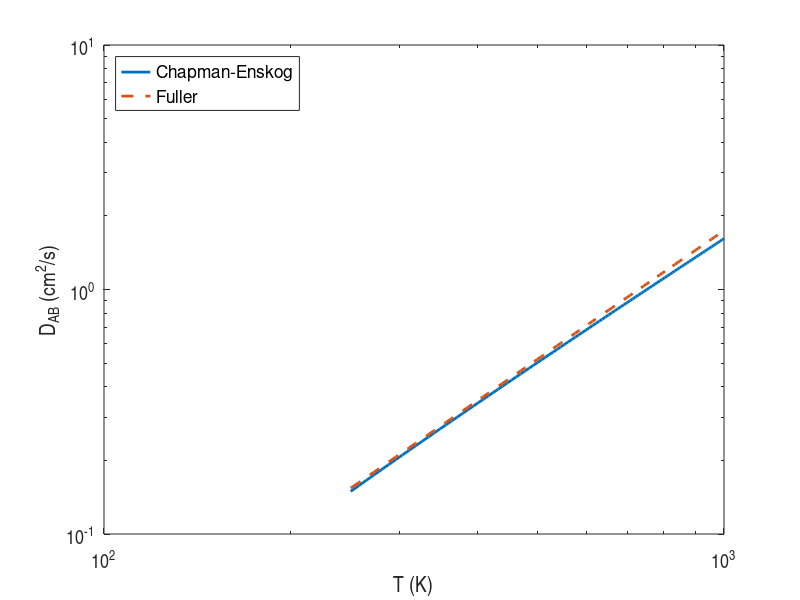

Write MATLAB code to recreate this figure.
% Week 9 - Topic 1: Gas Diffusivity (Kinetic Theory, Chapman-Enskog, Fuller)
% Chapman-Enskog (D in cm^2/s, T in K, P in atm, sigma in Angstrom):
%   D_AB = 1.858e-3 T^(3/2) sqrt(1/M_A + 1/M_B) / (P sigma_AB^2 Omega_D)
%   sigma_AB = (sigma_A + sigma_B)/2,  eps_AB = sqrt(eps_A eps_B),  Omega_D = f(kB T/eps_AB)
% Fuller: D_AB = 1.011e-3 T^1.75 sqrt(1/M_A + 1/M_B) / (P [(sum v_A)^(1/3) + (sum v_B)^(1/3)]^2)
% Kinetic theory: lambda = kB T/(sqrt(2) pi sigma^2 P), u = sqrt(8RT/(pi M)), D_AA* = lambda u/3
function week9_topic1_gas_diffusivity()
    % name: sigma (A), eps/kB (K), M (g/mol), Fuller volume
    G.H2  = [2.968, 33.3, 2.016, 7.07];   G.He  = [2.576, 10.2, 4.003, 2.88];
    G.N2  = [3.681, 91.5, 28.01, 17.9];   G.O2  = [3.433, 113.0, 32.00, 16.6];
    G.Air = [3.617, 97.0, 28.97, 20.1];   G.Ar  = [3.418, 124.0, 39.95, 16.1];
    G.CO2 = [3.996, 190.0, 44.01, 26.9];  G.CH4 = [3.822, 137.0, 16.04, 16.5 + 4*1.98];

    fprintf('Omega_D(1) = %.4f (table 1.439), Omega_D(10) = %.4f (table 0.7424)\n', omegaD(1), omegaD(10));
    T = 293.15;
    [D, om] = chapmanEnskog(G.CO2, G.Air, T, 1.0);
    fprintf('\nCO2-air %.2f K: Omega_D = %.4f, D_CE = %.4f, D_Fuller = %.4f cm^2/s\n', ...
        T, om, D, fuller(G.CO2, G.Air, T, 1.0));

    pairs = {'H2','N2'; 'O2','N2'; 'CO2','N2'; 'He','Ar'; 'CH4','Air'};
    fprintf('\nPair        T(K)   Chapman-Enskog   Fuller   (cm^2/s)\n');
    for k = 1:size(pairs, 1)
        for TT = [300, 600]
            A = G.(pairs{k,1}); B = G.(pairs{k,2});
            fprintf('%4s-%-5s %6.0f   %10.4f   %8.4f\n', pairs{k,1}, pairs{k,2}, TT, ...
                chapmanEnskog(A, B, TT, 1.0), fuller(A, B, TT, 1.0));
        end
    end

    % temperature scan for plotting
    Ts = linspace(250, 1000, 100);
    Dce = arrayfun(@(t) chapmanEnskog(G.O2, G.N2, t, 1.0), Ts);
    Dfu = arrayfun(@(t) fuller(G.O2, G.N2, t, 1.0), Ts);
    figure; loglog(Ts, Dce, 'LineWidth', 2); hold on; loglog(Ts, Dfu, '--', 'LineWidth', 2);
    xlabel('T (K)'); ylabel('D_{AB} (cm^2/s)'); legend('Chapman-Enskog', 'Fuller', 'Location', 'northwest');
    set(gca, 'FontName', 'Arial Narrow', 'FontSize', 14);

    kB = 1.380649e-23; R = 8.314462618; s = G.N2(1)*1e-10; Tn = 300;
    lam = kB*Tn/(sqrt(2)*pi*s^2*101325); u = sqrt(8*R*Tn/(pi*G.N2(3)*1e-3));
    fprintf('\nN2 300 K: lambda = %.1f nm, u = %.0f m/s, D_kin = %.3f cm^2/s\n', lam*1e9, u, lam*u/3*1e4);
end

function o = omegaD(ts)   % Neufeld-Janzen-Aziz (1972)
    o = 1.06036./ts.^0.15610 + 0.19300./exp(0.47635*ts) + 1.03587./exp(1.52996*ts) + 1.76474./exp(3.89411*ts);
end

function [D, om] = chapmanEnskog(A, B, T, P)
    sab = 0.5*(A(1) + B(1)); eab = sqrt(A(2)*B(2));
    om = omegaD(T/eab);
    D = 1.858e-3*T^1.5*sqrt(1/A(3) + 1/B(3))/(P*sab^2*om);
end

function D = fuller(A, B, T, P)
    D = 1.011e-3*T^1.75*sqrt(1/A(3) + 1/B(3))/(P*(A(4)^(1/3) + B(4)^(1/3))^2);
end
